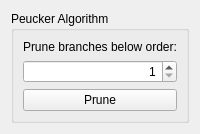
<?xml version="1.0" encoding="UTF-8"?>
<ui version="4.0">
 <class>PeuckerNetworkConf</class>
 <widget class="QWidget" name="PeuckerNetworkConf">
  <property name="geometry">
   <rect>
    <x>0</x>
    <y>0</y>
    <width>177</width>
    <height>119</height>
   </rect>
  </property>
  <property name="sizePolicy">
   <sizepolicy hsizetype="Expanding" vsizetype="Fixed">
    <horstretch>0</horstretch>
    <verstretch>0</verstretch>
   </sizepolicy>
  </property>
  <property name="windowTitle">
   <string>Form</string>
  </property>
  <layout class="QVBoxLayout" name="verticalLayout_3">
   <item>
    <widget class="QGroupBox" name="groupBox">
     <property name="sizePolicy">
      <sizepolicy hsizetype="Expanding" vsizetype="Expanding">
       <horstretch>0</horstretch>
       <verstretch>0</verstretch>
      </sizepolicy>
     </property>
     <property name="title">
      <string>Peucker Algorithm</string>
     </property>
     <layout class="QVBoxLayout" name="verticalLayout_2">
      <item>
       <widget class="QLabel" name="label">
        <property name="text">
         <string>Prune branches below order:</string>
        </property>
       </widget>
      </item>
      <item>
       <widget class="QSpinBox" name="order_threshold_value">
        <property name="alignment">
         <set>Qt::AlignRight|Qt::AlignTrailing|Qt::AlignVCenter</set>
        </property>
        <property name="minimum">
         <number>1</number>
        </property>
        <property name="maximum">
         <number>7</number>
        </property>
       </widget>
      </item>
      <item>
       <widget class="QPushButton" name="order_threshold_button">
        <property name="text">
         <string>Prune</string>
        </property>
       </widget>
      </item>
     </layout>
    </widget>
   </item>
  </layout>
 </widget>
 <resources/>
 <connections/>
</ui>
